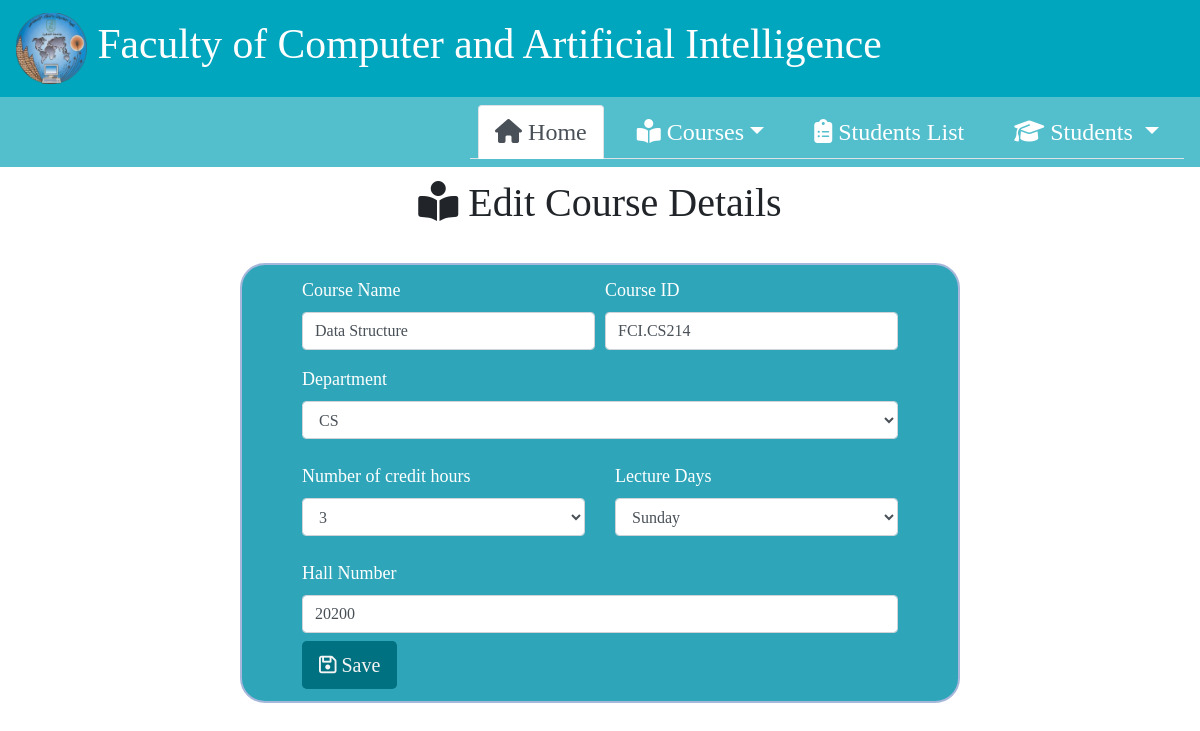
Screenshot of /update1/8 with the database file from the repository.
### website/models.py (models this page shows, shortened)
class Course(models.Model):
    courseName = models.CharField(max_length=150, blank=True)
    courseID = models.CharField(max_length=15, blank=True)
    department = models.CharField(max_length=250, blank=True)
    numberOfHours = models.IntegerField(blank=True)
    lectureDay = models.CharField(max_length=150, blank=True)
    hallNumber = models.CharField(max_length=50, blank=True)
    class Meta:
        ordering = ['courseName']

### website/views.py (the view)
# urls.py: path('update1/<int:id>', views.update1, name='update1'),
def update1(request, id):
    course = Course.objects.get(id=id)
    template = loader.get_template('pages/editCourse.html')
    context = {
        'course': course,
    }
    return HttpResponse(template.render(context, request))

### templates/pages/editCourse.html (shortened to what this page needs)
{% extends 'base.html' %}
{% block content %}
  <h1> <i class="fa-solid fa-book-open-reader"></i> Edit Course Details</h1>
  <div class="courseInfo">
    <form class="" action="updaterecord1/{{ course.id }}" method="POST">
      <div class="form-row">
        <div class="col-md-6 mb-3">
          <label for="validationDefault01">Course Name</label>
          <input type="text" name = "courseName" class="form-control" value = "{{ course.courseName }}" id="validationDefault01" placeholder="Course name" required>
        </div>
        <div class="col-md-6 mb-3">
          <label for="validationDefault02">Course ID</label>
          <input type="text" name = "courseID" class="form-control" value = "{{ course.courseID }}" id="validationDefault02" placeholder="Course ID" required>
        </div>
      </div>
      <div class="form-group row">
        <div class="col-md-12 mb-2">
            <label for="validationDefault03">Department</label>
            <select name = "department" class="form-control" value = "{{ course.department }}" id="validationDefault03" required>
              <option selected>{{ course.department }}</option>
            </select>
          </div>
        </div>
      <div class="form-group row">
        <div class="col-md-6 mb-2">
            <label for="validationDefault04">Number of credit hours</label>
            <select name = "hours" class="form-control" value = "{{ course.numberOfHours }}" id="validationDefault04" required>
              <option selected>{{ course.numberOfHours }}</option>
            </select>
          </div>
          <div class="col-md-6 mb-2">
            <label for="validationDefault05">Lecture Days</label>
            <select name = "day" class="form-control" value = "{{ course.lectureDay }}" id="validationDefault05" required>
              <option selected>{{ course.lectureDay }}</option>
            </select>
          </div>
      </div>
      <div class="form-row">
        <div class="col-md-12 mb-2">
            <label for="validationDefault06">Hall Number</label>
            <input type="text" name = "hallNumber" class="form-control" value = "{{ course.hallNumber }}" id="validationDefault02" placeholder="Hall Number" required>
          </div>
      </div>
      <button type="submit" class="btn btn-lg" style="color: whitesmoke; background-color: #007180;" > <i class="fa-regular fa-floppy-disk"></i> Save</button>
    </form>
  </div>
{% endblock content %}

### project/static/css/styles.css (style rules this page uses)
body { background-color: white; font-family: 'Bree Serif'; }
h1 { text-align: justify; font-size: 2.5rem; padding: 1% 2%; text-align: center; }
.courseInfo { border-radius: 25px; background: #2ea5b8; color: white; border: 2px solid #a6b7db; font-size: 18px; left: 325px; padding: 1% 5%; margin: 2% 20%; }

### rows the page displays
Course: courseName "Data Structure", courseID "FCI.CS214", department "CS", hours "3", day "Sunday", hallNumber "20200"
